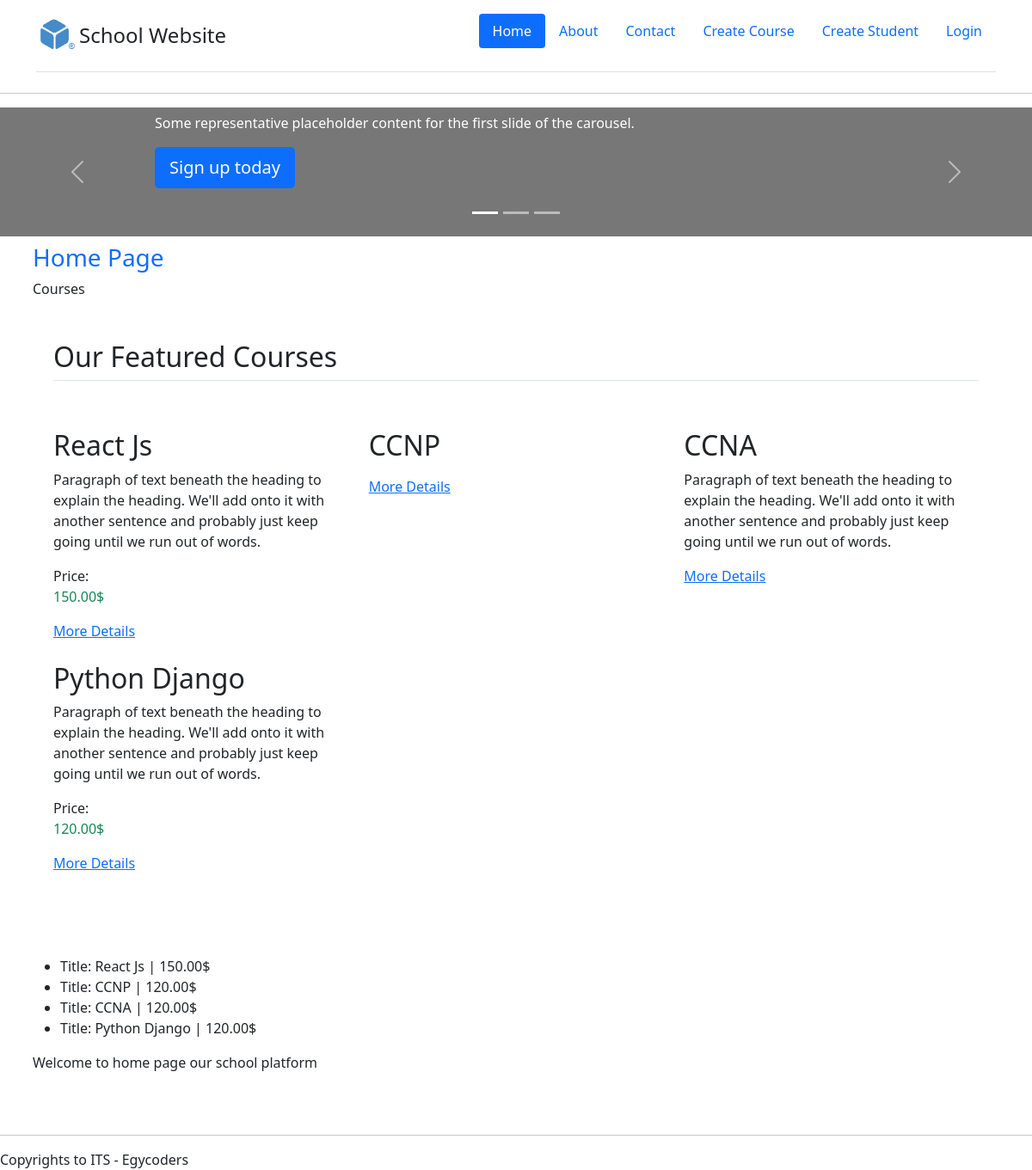
/, run on an earlier commit of the app's database.
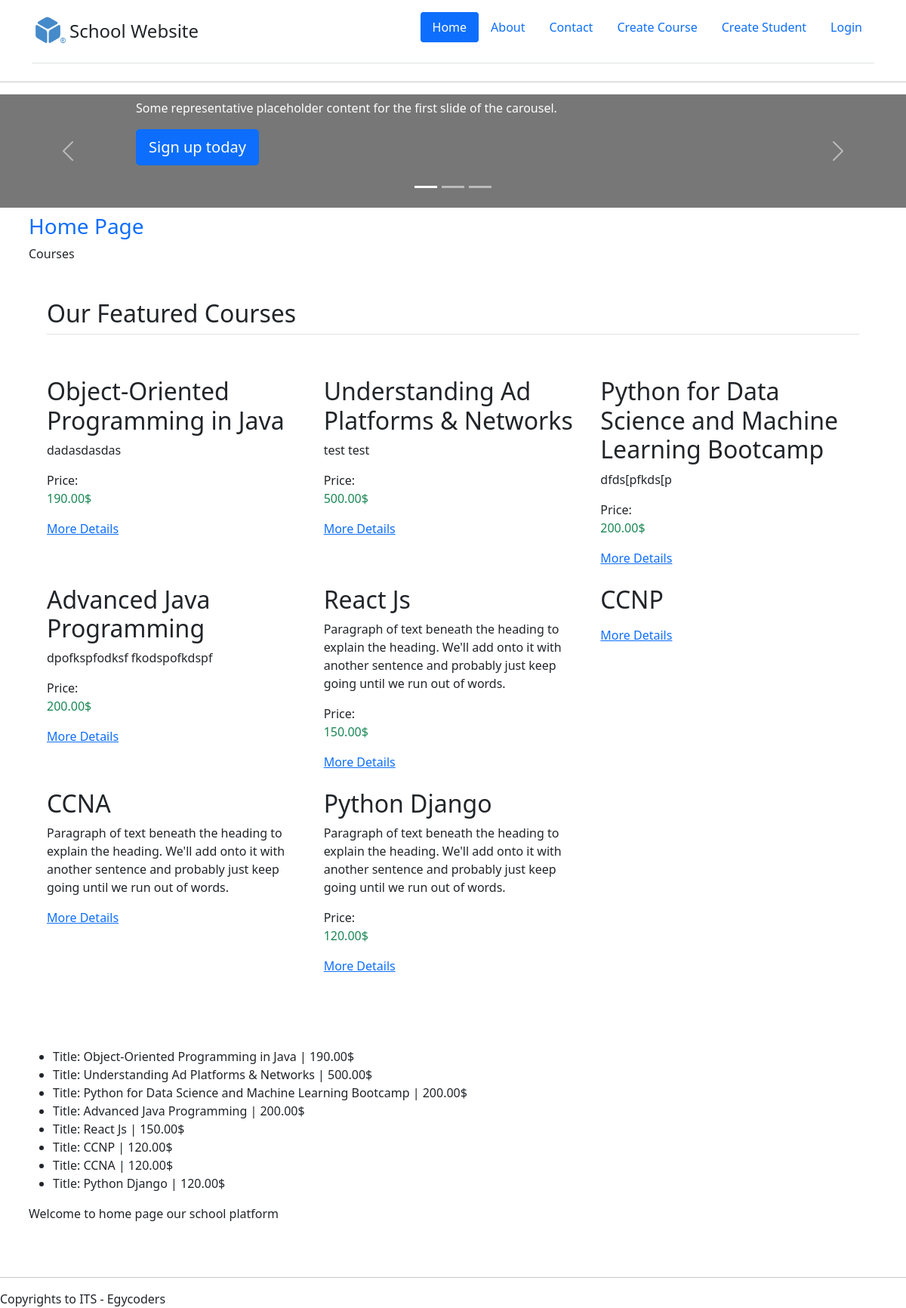
And on a later commit of the database.
### core/models.py (models this page shows, shortened)
class Course(models.Model): # Many Side - child
    LEVEL_CHOICES = (
        ('beginner', 'beginner'),
        ('intermediate', 'intermediate'),
        ('advanced', 'advanced'),
    )
    cat = models.ForeignKey(Cat, on_delete=models.SET_NULL, related_name="courses", null=True, blank=True) # cat_id
    title = models.CharField(max_length=50)
    level = models.CharField(choices=LEVEL_CHOICES)
    description = models.TextField(null=True, blank=True)
    price = models.DecimalField(max_digits=5, decimal_places=2 , default=0.00) # 999.99
    featured = models.BooleanField(default=False) # course not featured
    image = models.ImageField(upload_to='course_images', null=True, blank=True)
    publish_on = models.DateTimeField()

### core/views.py (the view)
# urls.py: path('', home_page, name='home'), # localhost:8000
def home_page(request):
    courses = Course.objects.order_by('-id')
    context = {
        'page_title' : 'Home Page',
        'courses':courses
    }
    return render(request, 'home.html', context)

### core/templates/home.html (shortened to what this page needs)
{% extends 'layouts/base.html' %}
{% load static %}
{% block content %}
<main>
    <div id="myCarousel" class="carousel slide" data-bs-ride="carousel">
        <div class="carousel-indicators">
            <button type="button" data-bs-target="#myCarousel" data-bs-slide-to="0" class="active" aria-current="true"
                aria-label="Slide 1"></button>
            <button type="button" data-bs-target="#myCarousel" data-bs-slide-to="1" aria-label="Slide 2"></button>
            <button type="button" data-bs-target="#myCarousel" data-bs-slide-to="2" aria-label="Slide 3"></button>
        </div>
        <div class="carousel-inner">
            <div class="carousel-item active">
                <svg class="bd-placeholder-img" width="100%" height="100%" xmlns="http://www.w3.org/2000/svg"
                    aria-hidden="true" preserveAspectRatio="xMidYMid slice" focusable="false">
                    <rect width="100%" height="100%" fill="#777" />
                </svg>
                <div class="container">
                    <div class="carousel-caption text-start">
                        <p>Some representative placeholder content for the first slide of the carousel.</p>
                        <p><a class="btn btn-lg btn-primary" href="#">Sign up today</a></p>
                    </div>
                </div>
            </div>
        </div>
        <button class="carousel-control-prev" type="button" data-bs-target="#myCarousel" data-bs-slide="prev">
            <span class="carousel-control-prev-icon" aria-hidden="true"></span>
        </button>
        <button class="carousel-control-next" type="button" data-bs-target="#myCarousel" data-bs-slide="next">
            <span class="carousel-control-next-icon" aria-hidden="true"></span>
        </button>
    </div>
</main>
<div class="container p-2">
    <h3 class="text-primary">Home Page</h3>
    <div>Courses</div>
    <div class="container px-4 py-5" id="featured-3">
        <h2 class="pb-2 border-bottom">Our Featured Courses</h2>
        <div class="row g-4 py-5 row-cols-1 row-cols-lg-3">
            {% for course in courses %}
            {% if course.featured %}
            <div class="feature col">
                <h2>{{course.title}}</h2>
                <p>{{course.description}}</p>
                Price: <p class="text-success">{{course.price}}$</p>
                <a href="{% url 'course' course.id %}" class="icon-link">
                    More Details
                </a>
            </div>
            {% else %}
            <div class="feature col">
                <h2>{{course.title}}</h2>
                <p>{{course.description}}</p>
                <a href="{% url 'course' course.id %}" class="icon-link">
                    More Details
                </a>
            </div>
            {% endif %}
            {% endfor %}
        </div>
    </div>
    <ul>
        {% for course in courses %}
        <li><span class="text-dark">Title: {{course.title}}</span> | {{course.price}}$</li>
        {% endfor %}
    </ul>
    <div>
        Welcome to home page our school platform
    </div>
</div>
{% endblock %}

What changed in the data, as far as the page shows it:
added Course: title "Object-Oriented Programming in Java", description "dadasdasdas", price "190.00"
added Course: title "Understanding Ad Platforms & Networks", description "test test", price "500.00"
added Course: title "Python for Data Science and Machine Learning Bootcamp", description "dfds[pfkds[p", price "200.00"
added Course: title "Advanced Java Programming", description "dpofkspfodksf fkodspofkdspf", price "200.00"
